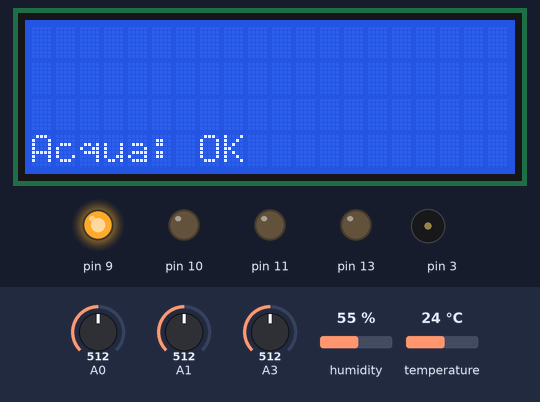
Bench run of a sketch on a simulated Arduino Uno, built with avr-gcc and run on an emulated ATmega328P. On the bench: 20×4 character LCD, output pins drawn as LEDs (lit = HIGH), buzzer (waves = sounding). Wiring (inferred from the names in the program): DHT11 sensor: data pin 12. Inputs (shaded band) come from the test bench; at power-on: A1 = 512, A3 = 512, A0 = 512, humidity 55 %, temperature 24 °C. What the sketch prints to the serial monitor is not drawn.

Above: at 2.6 s.
2.7 s: A1 set to 104
9.8 s: A1 set to 93
At 16.9 s:
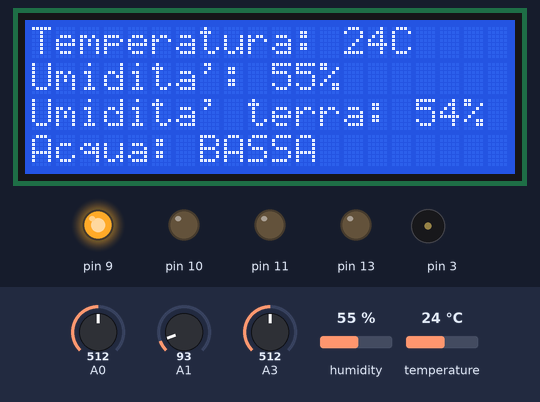
17.5 s: A3 set to 979
At 24.4 s:
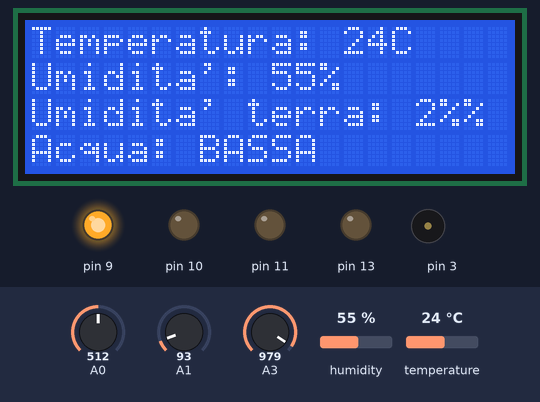
28.1 s: A3 set to 1004
At 30.9 s:
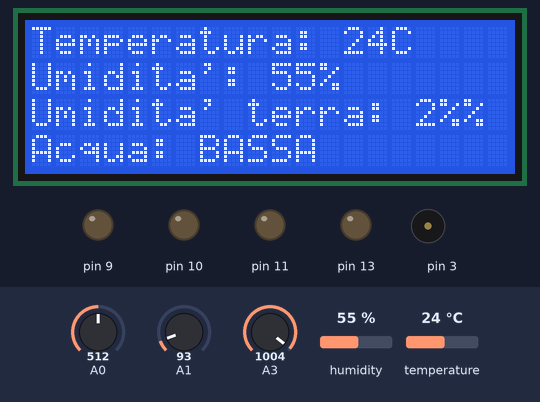
38.3 s: A1 set to 110
At 47.4 s:
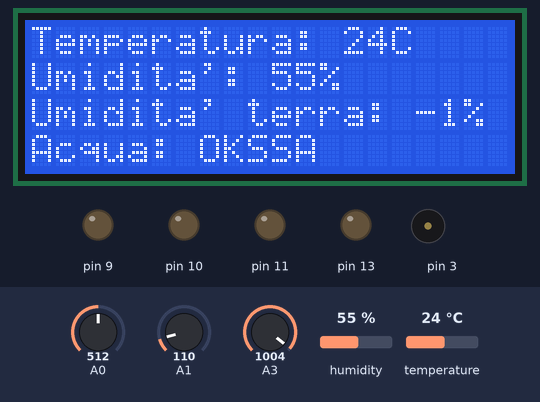
48.1 s: A3 set to 992
At 58.5 s:
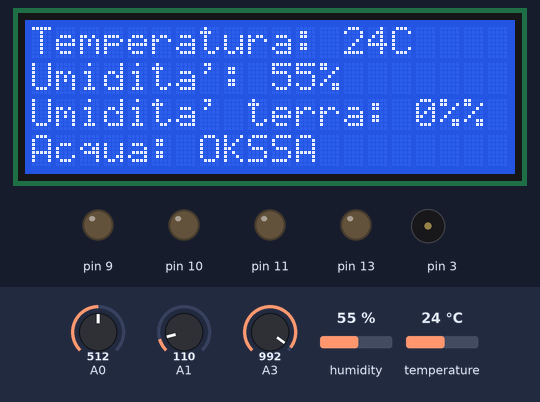
Timing chart, 0 to 59.7 s (numbered marks = the images above; inputs shaded):
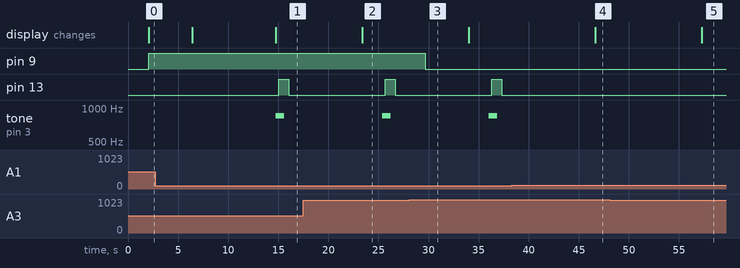

Measured:
- the behaviour switches between 100 and 99 on A1 (found by bisection; images 0 and 1)
- the behaviour switches between 990 and 991 on A3 (found by bisection; images 2 and 3)
- after the input at 9.8 s, pin 13: LOW → HIGH after 5.2 s, → LOW 1.0 s later; tone on pin 3: silent → 850 Hz after 4.9 s, → silent 0.85 s later; the display: changes after 4.9 s (image 1)
- after the input at 17.5 s, the display: changes after 5.9 s (image 2)
- after the input at 28.1 s, pin 9: HIGH → LOW after 1.6 s
- after the input at 38.3 s, pin 13: stays LOW (without the input it goes to HIGH after 8.6 s); tone on pin 3: stays silent (without the input it goes to 850 Hz after 8.3 s); the display: changes after 8.3 s (image 4)
- after the input at 48.1 s, the display: changes after 9.2 s (image 5)

The sketch:

SERRA_AUTOMATICA.ino
```cpp
//   Serra autonoma con sensore di temperatura e umidità (DHT11), igrometro, fotoresistore, display LCD 20x4, sensore livello acqua e relè.


const int valore_limite = 990; //Valore dell'igrometro al quale il relay sarà ON

//DHT11 Sensor:
#include "DHT.h"
#define DHTPIN 12     // Sensore collegato al PIN 12
#define DHTTYPE DHT11   // DHT 11
DHT dht(DHTPIN, DHTTYPE);


//I2C LCD:
#include <Wire.h> // Libreria WIRE (da aggiornare se non funziona)
#include <LiquidCrystal_I2C.h> // Libreria LCD I2C

// LCD I2C address
LiquidCrystal_I2C lcd(0x3F, 2, 1, 0, 4, 5, 6, 7, 3, POSITIVE); // da cambiare se si ha un modello diverso


void setup()
{
// PIN 9 al Relè - IN1
Serial.begin(9600);
  pinMode(9, OUTPUT);

// PIN 10 al relè - IN2
  pinMode(10, OUTPUT);

// PIN 11 al relè - IN3
  pinMode(11, OUTPUT);

//PIN 13 al LED
  pinMode (13, OUTPUT);

//I2C LCD
Serial.begin(9600);
  lcd.begin(20,4);
  Serial.println("Serra Autonoma di Reshitoze");

// Avvio sensore DHT11
  dht.begin();
}


void loop()
{

// Fotoresistore
int Lumen = analogRead (A0); // Lumen come intero della lettura del pin A0
Serial.print("Sensore crepuscolare: ");
Serial.println(Lumen, DEC); // Stampa un valore decimale del fotoresistore

if (Lumen > 750)
  digitalWrite (11, HIGH); // Se il valore di Lumen è superiore a 750 attiva relè
else
  digitalWrite (11, LOW); // altrimenti spegne relè
delay (2000);  // Intervallo di 2 secondi


//Livello Acqua
int water = analogRead(A1);
Serial.print ("Sensore acqua: ");
Serial.println(water, DEC);  // Stampa il valore decimale del sensore di livello acqua

  if (water >= 100) {

    lcd.setCursor(0,3);  // Indica posizione del cursore su LCD
    lcd.print("Acqua: OK"); // Stampa su LCD il testo
  }
  else
    {
    lcd.setCursor(0,3);  // Indica posizione del cursore su LCD
    lcd.print("Acqua: BASSA"); // Stampa su LCD il testo
    alarm();
    flash();
    delay(2000); // Intervallo di 2 secondi
    }

// Igrometro
int igro = analogRead(A3); // Legge il valore analogico
int umdtrr = 0; // Variabile umidità suolo
umdtrr = map (igro, 100, 990, 100, 0); // converto il valore analogico in percentuale
Serial.print("Umidità del terreno: ");
Serial.print(umdtrr);
Serial.println ("%"); //Stampa a schermo il valore
Serial.print("Umidità del terreno: ");
Serial.print(igro);

if (igro <= valore_limite)
  digitalWrite(9,HIGH); // Attiva Relè 1
else
  digitalWrite(9,LOW); // Spegni Relè 1
delay(2000); // Attende due secondi


// Lettura umidità e temperatura del sensore DHT11
int h = dht.readHumidity();
int t = dht.readTemperature();

// Misura la temperatura e se maggiore di 40 gradi attiva relè per accendere la ventola
if (t >= 40 )
   digitalWrite (10, HIGH); // Attiva Relè 2
else
   digitalWrite (10, LOW); // Spegni Relè 2
delay (2000);

  Serial.print("Temp: ");
  Serial.print(t);
  Serial.print("C, Umid: ");
  Serial.print(h);
  Serial.println("%");


// impostare cursore sulla prima riga:
lcd.setCursor(0, 0);
lcd.print("Temperatura: ");
lcd.print(t);
lcd.print("C");

// imposta cursore sulla seconda riga:
lcd.setCursor(0,1);
lcd.print("Umidita': ");
lcd.print(h);
lcd.print("%");

// imposta il cursore sulla terza riga:
lcd.setCursor(0,2);
lcd.print("Umidita' terra: ");
lcd.print(umdtrr);
lcd.print("%");

}

void alarm(){
  tone(3,850,700);  // Imposta tono acustico su PIN 3
  delay(150);       // Aspetta per 0,15 secondi
  tone(3,850,700);  // Imposta tono acustico su PIN 3
  delay(150);       // Aspetta per 0,15 secondi
}

void flash() {
  digitalWrite(13, HIGH);   // Imposta il LED su ON
  delay(1000);               // Aspetta per 1 secondo
  digitalWrite(13, LOW);    // Impostiamo il LED su OFF
  delay(1000);               // Aspetta per 1 secondo
}
```
